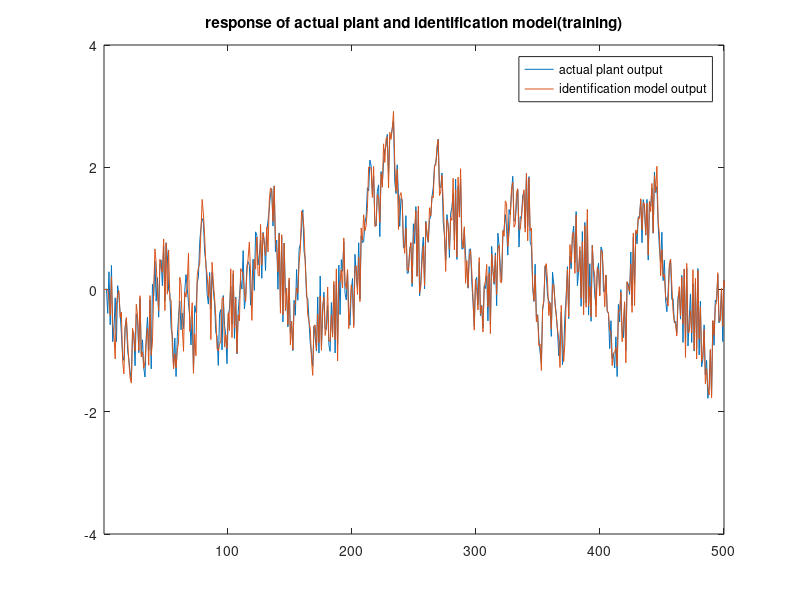
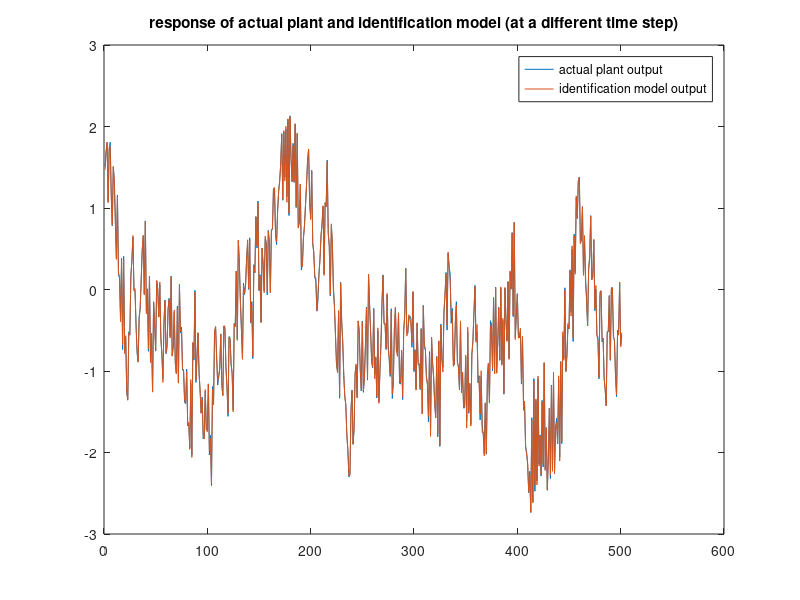
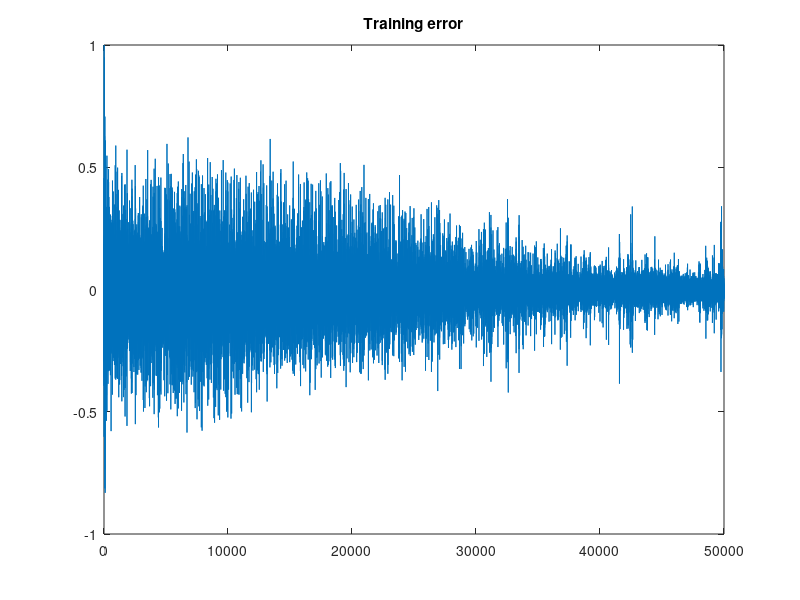
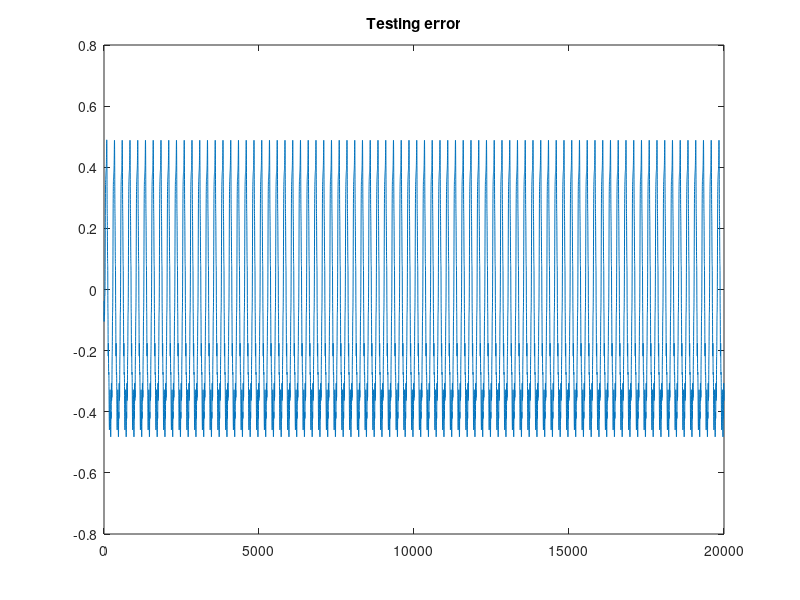

These figures' MATLAB source, in order:
%%%% IDENTIFICATION EXAMPLE 1
clc;clear;
%%%%%%%%%%%%% IDENTIFICATION PROCESS
k=[1:50000];

a=0;b=0;
yp=[b a zeros(1,length(k))];        %%%% plant trajectory 
yphat=[b a zeros(1,length(k))];     %%%% identification model trajectory

NNclass=[1 20 10 1];
in=NNclass(1);n1=NNclass(2);n2=NNclass(3);out=NNclass(4);

W1=randn(in+1,n1);          %%%% Weight initialization
W2=randn(n1+1,n2);
W3=zeros(n2+1,out);

eta=0.1;                           %%%%%%%%%% HOLY SHIT

u=(-1+2*rand(1,length(k)+2));       %%%% Input to the systems
%u=[0 0 sin((2*pi).*k./250)];
%f=@(u)(u^3+0.3*u^2-0.4*u);          %%%% function to be approximated
f=@(u)(0.6*sin(pi*u)+0.3*sin(3*pi*u)+0.1*sin(5*pi*u));
error_train=zeros(1,length(k));
difftanh=@(x)(sech(x).^2);
for i=3:length(k)+2
    yp(i)=0.3*yp(i-1)+0.6*yp(i-2)+f(u(i-1));
    %%%% NEURAL NETWORK(i suck at this shit)
    %Forward Pass
    A1=[1 u(i-1)]*W1;
    y1=tanh(A1);
    A2=[1 y1]*W2;
    y2=tanh(A2);
    A3=[1 y2]*W3;
    N=A3;
    %Identification model output
    yphat(i)=0.3*yp(i-1)+0.6*yp(i-2)+N;
    e=-(yphat(i)-yp(i));            %%%% error
    %Backward Pass
    del3=e;
    del2=difftanh(A2).*(del3*W3(2:end,:)');
    del1=difftanh(A1).*(del2*W2(2:end,:)');
    Jw3=[1 y2]'*del3;               %%%% These are not gradients, these are cray-dients
    Jw2=[1 y1]'*del2;
    Jw1=[1 u(i-1)]'*del1;
    %Weight Update
    W3=W3+eta*Jw3;
    W2=W2+eta*Jw2;
    W1=W1+eta*Jw1;
    error_train(i-2)=e;
end
plot(yp)
hold on
plot(yphat)
xlim([1 500])
title('response of actual plant and identification model(training)');
legend('actual plant output','identification model output');
%%
%plot different time step
figure;
plot(yp(41000:41500))
hold on;
plot(yphat(41000:41500))
title('response of actual plant and identification model (at a different time step)');
legend('actual plant output','identification model output');
%%
%Performance Measures (Training)
figure;
plot(error_train)
title('Training error')
%%
rmse1=rms(error_train(1:10000));
rmse2=rms(error_train(10001:end));
fprintf('Training RMS error 1 = %f\n',rmse1);
fprintf('Training RMS error 2 = %f\n\n',rmse2);
disp('Variance Accounted For (training)');
VAF=(1-var(yp-yphat)/var(yp))*100;
disp(VAF);
%%
%saving weights
save('WeightsH2_NP90_ex1','W1','W2','W3');
disp('saved');
%%
%loading weights
load('WeightsH2_NP90_ex1');
disp('loaded');
%%
%response of identification model(hopefully identified system) to different input
k=[1:20000];
%f=@(u)(u^3+0.3*u^2-0.4*u);
f=@(u)(0.6*sin(pi*u)+0.3*sin(3*pi*u)+0.1*sin(5*pi*u));
b=0; a=0;
yp=[b a zeros(1,length(k))];
yphat=[b a zeros(1,length(k))];
error_test=zeros(1,length(k));
for i=3:length(k)+2
    u=sin(2*pi*(i-3)/250);              %%%% This is to show the output like in NP90
    %if(i>250)
    %    u=0.5*(u+sin(2*pi*(i-3)/25));
    %end
    yp(i)=0.3*yp(i-1)+0.6*yp(i-2)+f(u); %%%% Plant output
    %Forward Pass
    A1=[1 u]*W1;
    y1=tanh(A1);
    A2=[1 y1]*W2;
    y2=tanh(A2);
    A3=[1 y2]*W3;
    N=A3;
    yphat(i)=0.3*yphat(i-1)+0.6*yphat(i-2)+N;   %%%% INDEPENDENT identfication model output
    e=-(yphat(i)-yp(i));
    error_test(i-2)=e;
end
%%
%Performance Measures
figure;
plot(error_test)
title('Testing error');
rmse1=rms(error_test(1:1000));
rmse2=rms(error_test(1001:end));
fprintf('Testing RMS error 1 = %f\n',rmse1);
fprintf('Testing RMS error 2 = %f\n\n',rmse2);
disp('Variance Accounted For (testing)');
VAF=(1-var(yp-yphat)/var(yp))*100;
disp(VAF);
%%
figure;
plot(yp(1:1000));
hold on;
plot(yphat(1:1000));
title('response of actual plant and identified model to a different input(testing)')
legend('actual plant output','identification model output');